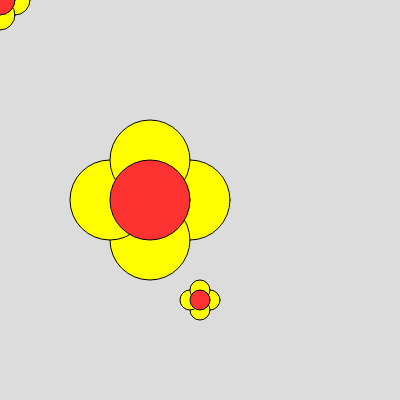
Frame 1 (no input)
Frame 60 (no input): identical to frame 1, image omitted
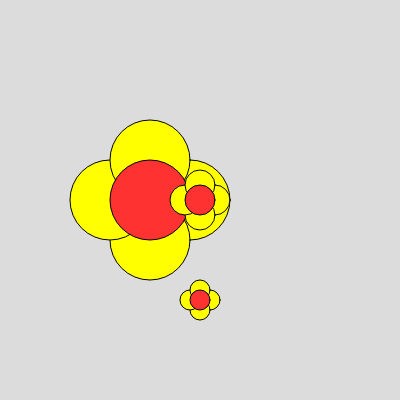
Frame 120 (the mouse pressed at the canvas centre since frame 60)

The p5.js sketch that drew these frames (run headless with seeded random() and noise() and a simulated clock; from frame 60 on, the mouse is pressed at the canvas centre):

// p5.js sketch
// ── sketch.js
function setup() {
  createCanvas(400, 400);
}

function draw() {
  background(220);
  flor(150,200,40);
  flor(200,300,10);
  flor(mouseX,mouseY,15);
}

function flor(x,y,r){
  push();
  fill(255,255,0);
  circle(x+r,y,2*r);
  circle(x,y+r,2*r);
  circle(x-r,y,2*r);
  circle(x,y-r,2*r);
  fill(255,50,50);
  circle(x,y,2*r);
  pop();
}
